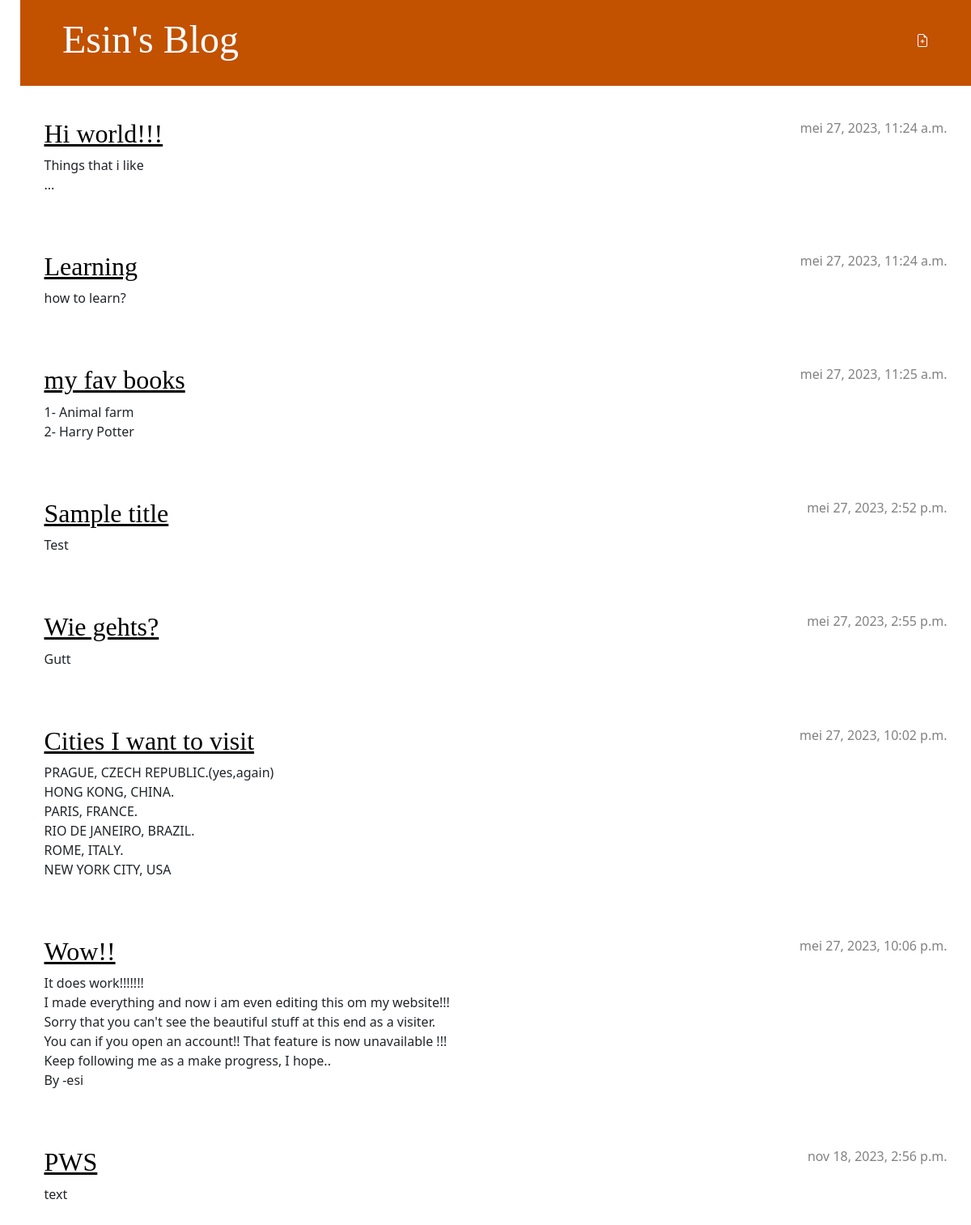
The app's page / (signed in) with its own data.
### blog/models.py (models this page shows, shortened)
class Post(models.Model):
    author = models.ForeignKey(settings.AUTH_USER_MODEL, on_delete=models.CASCADE)
    title = models.CharField(max_length=200)
    text = models.TextField()
    foto = models.ImageField(upload_to='post_images/')
    created_date = models.DateTimeField(default=timezone.now)
    published_date = models.DateTimeField(blank=True, null=True)

### blog/views.py (the view)
# urls.py: path('', views.post_list, name='post_list'),
def post_list(request):
    posts = Post.objects.filter(published_date__lte=timezone.now()).order_by('published_date')
    return render(request, 'blog/post_list.html', {'posts': posts})

### blog/templates/blog/post_list.html
{% extends 'blog/base.html' %}
{% block content %}
    {% for post in posts %}
        <article class="post">
            <time class="date">
                {{ post.published_date }}
            </time>
            <h2><a href="{% url 'post_detail' pk=post.pk %}">{{ post.title }}</a></h2>
            <p>{{ post.text|linebreaksbr }}</p>
        </article>
    {% endfor %}
 {% endblock %}

### blog/static/css/blog.css (style rules this page uses)
h1 a, h2 a { color: #0ddf5a; }
body { padding-left: 25px; }
h1 a, h2 a { color: #C25100; font-family: 'PT Serif'; }
h1, h2, h3, h4 { font-family: 'Lobster', cursive; }
.date { color: #828282; }
.post { margin-bottom: 70px; }
.post h2 a, .post h2 a:visited { color: #000000; }
.post > .date, .post > .actions { float: right; }

### records on screen
Post: published_date "mei 27, 2023, 11:24 a.m.", title "Hi world!!!", text "Things that i like ..."
Post: published_date "mei 27, 2023, 11:24 a.m.", title "Learning", text "how to learn?"
Post: published_date "mei 27, 2023, 11:25 a.m.", title "my fav books", text "1- Animal farm 2- Harry Potter"
Post: published_date "mei 27, 2023, 2:52 p.m.", title "Sample title", text "Test"
Post: published_date "mei 27, 2023, 2:55 p.m.", title "Wie gehts?", text "Gutt"
Post: published_date "mei 27, 2023, 10:02 p.m.", title "Cities I want to visit", text "PRAGUE, CZECH REPUBLIC.(yes,again) HONG KONG, CHINA. PARIS, FRANCE. RIO DE JANEIRO, BRAZIL. ROME, ITALY. NEW YORK CITY, USA"
Post: published_date "mei 27, 2023, 10:06 p.m.", title "Wow!!", text "It does work!!!!!!! I made everything and now i am even editing this om my website!!! Sorry that you can't see the beautiful stuff at this end as a visiter. You can if you open an account!! That feature is now unavailable !!! Keep following me as a make progress, I hope.. By -esi"
Post: published_date "nov 18, 2023, 2:56 p.m.", title "PWS", text "text"
